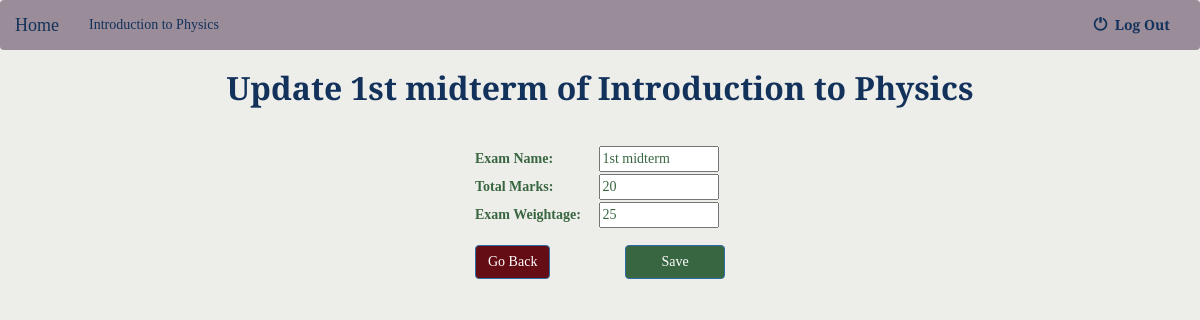
Screenshot of /authenticated/1/1/ (signed in) with the database file from the repository.
### gms/models.py (models this page shows)
class Courses(models.Model):
    course_name = models.CharField(max_length=30)
    credit = models.PositiveSmallIntegerField(default=3)
    faculty = models.ForeignKey('Faculty',on_delete=models.PROTECT,null=True)
    students = models.ManyToManyField('Student')
    a = models.PositiveSmallIntegerField(default=80)
    b = models.PositiveSmallIntegerField(default=60)
    c = models.PositiveSmallIntegerField(default=40)
    d = models.PositiveSmallIntegerField(default=20)
    location = models.CharField(max_length = 30, default='Main Campus')
    def __str__(self):
        return self.course_name

class Exam(models.Model):
    name = models.CharField(max_length=30)
    total_marks = models.IntegerField(default=0)
    course = models.ForeignKey(Courses,on_delete=models.CASCADE,null=True)
    weightage = models.IntegerField(default=0)
    def __str__(self):
        return self.name

### gms/views.py (the view)
# urls.py: re_path(r'^authenticated/(?P<course_no>[0-9]+)/(?P<exam_no>[0-9]+)/$',update_exam,name='update_exam'),
@cache_control(no_cache=True, must_revalidate=True, no_store=True)
def update_exam(request,course_no,exam_no):
	usertype="NULL"
	if request.user.is_authenticated:
		try:
			userTemp=Faculty.objects.get(username=request.user.username,password=request.user.password)
			usertype="Faculty"
		except Faculty.DoesNotExist:
			return redirect('/logout/')
		if (usertype=="Faculty"):
			courses=userTemp.courses_set.all()
			course=courses[int(course_no)-1]
			exam=Exam.objects.get(pk=exam_no)
			if request.method=='POST':
				for std in course.students.all():
					total_marks=std.total_marks_set.get(course=course)
					total_marks.total_marks=total_marks.total_marks-((exam.weightage)/(exam.total_marks))*(Result.objects.get(student=std,course=course,exam=exam)).gained_marks
					total_marks.save()
				exam.name=request.POST['exam_name']
				exam.total_marks=request.POST['total_marks']
				exam.weightage=request.POST['weightage']
				exam.save()
				for std in course.students.all():
					total_marks=std.total_marks_set.get(course=course)
					total_marks.total_marks=total_marks.total_marks+(float(exam.weightage)/float(exam.total_marks))*float((Result.objects.get(student=std,course=course,exam=exam)).gained_marks)
					total_marks.save()
				return redirect("/authenticated/" + str(course_no)+"/",{'faculty':userTemp, 'course':course,'course_no':int(course_no)})
			else :
				return render(request, "update_exam.html",{'course_no':course_no,'exam':exam,'course':course})
		else :
			return redirect('/logout/')
	else :
			return redirect('/logout/')

### gms/template/update_exam.html (shortened to what this page needs)
<!DOCTYPE html>
<html>
<head>
	{%load static%}
	<link rel="stylesheet" href="https://maxcdn.bootstrapcdn.com/bootstrap/3.3.6/css/bootstrap.min.css">
	<link rel="stylesheet" type="text/css" href="{% static 'gms/style.css' %}"/>
</head>
</head>
<body>
	<nav class="navbar navbar-inverse" style="background-color:#9A8C98;color:#13325B;border: #9A8C98;">
		<div class="container-fluid">
		<div class="navbar-header" >
			<a class="navbar-brand" href="/authenticated/" style="color:#13325B;font-family: 'Cinzel'">Home</a>
		</div>
		<div class="collapse navbar-collapse" id="topNavBar">
			<ul class="nav navbar-nav">
				<li class="active">
					<a href="/authenticated/{{course_no}}" style="background-color:#9A8C98;color:#13325B;border: #9A8C98;font-family: 'Cinzel';">{{course.course_name}}</a>
				</li>
			</ul>
			<ul class="nav navbar-nav navbar-right">
				<li class="">
					<a href="/logout/" style="color:#13325B;font-family: 'Cinzel';font-weight: bold;">
						<span class="glyphicon glyphicon-off" aria-hidden="true" style="color:#13325B;"></span>&nbsp;
						Log Out
					</a>
				</li>
			</ul>
		</div>
		</div>
	</nav>
	<h3 style="text-align: center;color:#13325B;font-family: 'Cinzel';font-weight:bold;font-size:32px">Update {{exam}} of {{course}}</h3>
	<hr>
	<div style="width:250px; margin:0 auto;">
		<form action="/authenticated/{{course_no}}/{{exam.id}}/" method="post" style="color:#386641;font-family: 'Noto'">
			<label>Exam Name:</label>
		    <input type="text" id="exam_name" name="exam_name" value='{{exam.name}}' required><br>
		    <label>Total Marks:</label>
		    <input type="number" id="total_marks" name="total_marks" value='{{exam.total_marks}}' min="1" required><br>
		    <label>Exam Weightage:</label>
		    <input type="number" id="weightage" name="weightage" value='{{exam.weightage}}' min="0" max="100" required><br>
		  	<button class="btn btn-primary" type="submit" style="float: right;width: 100px;margin-top:15px;background-color:#386641;font-family:Cinzel;" >  Save  </button>
		</form>
		<a href="/authenticated/{{course_no}}" style="float: left;margin-top:15px;background-color:#640d14;font-family:Cinzel;"  class="btn btn-primary">Go Back</a>
	</div>
</body>
</html>

### gms/static/gms/style.css (style rules this page uses)
body { background :#edede9; }
label { width: 120px; }
input { width: 120px; }

### rows the page displays
Courses: course_name "Introduction to Physics"
Exam: name "1st midterm", exam_name "1st midterm", total_marks "20", weightage "25"
